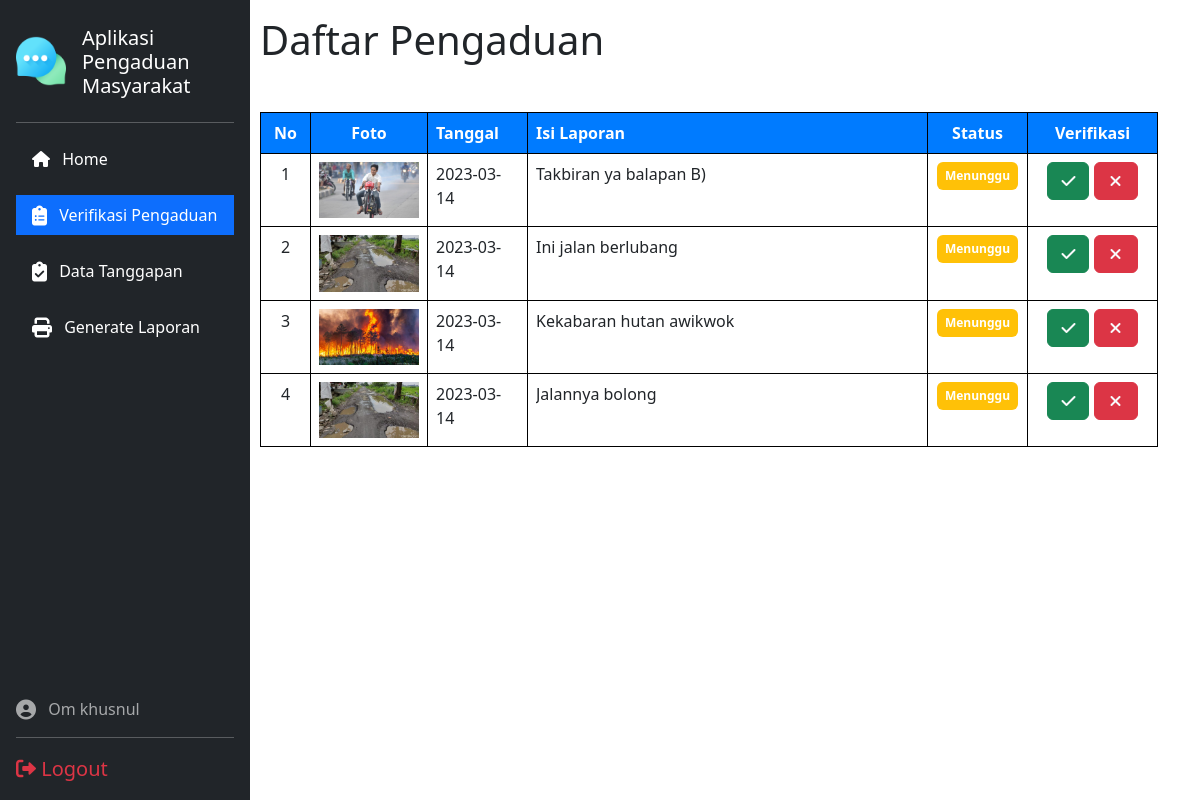
The page /admin/verifikasi.php (signed in) on the database its author committed.
### tables this page shows
CREATE TABLE `pengaduan` (
  `id_pengaduan` int(11) NOT NULL,
  `tgl_pengaduan` date NOT NULL,
  `nik` char(16) NOT NULL,
  `isi_laporan` text NOT NULL,
  `foto` varchar(255) NOT NULL,
  `status` enum('0','proses','selesai','tolak') NOT NULL
);

### functions/query.php (called while the page is built, shortened)
<?php
$conn = mysqli_connect( "localhost", "root", "", "pengaduan_masyarakat" );
function query( $query ) {
    global $conn;
    $result = mysqli_query( $conn, $query );
    $rows = [];
    while ( $row = mysqli_fetch_assoc( $result ) ) {
        $rows[] = $row;
    }
    return $rows;
}

### admin/verifikasi.php (the view, shortened to what this page needs)
<?php
include '../assets/template/header.php';
include '../assets/template/sidebarad.php';
include '../functions/query.php';
$getData = query( "SELECT * FROM pengaduan WHERE status = '0'" );
?>
<div class="container mt-3" style="padding-left: 230px;">
    <?php if ( $getData !== [] ): ?>
    <h1 class="mb-5">Daftar Pengaduan</h1>
    <table class="table table-hover table-bordered">
        <thead class="thead-primary">
            <tr>
                <th class="text-center" style="width: 50px;">No</th>
                <th class="text-center" style="width: 100px;">Foto</th>
                <th style="width: 100px;">Tanggal</th>
                <th>Isi Laporan</th>
                <th class="text-center" style="width: 100px;">Status</th>
                <th class="text-center" style="width: 130px;">Verifikasi</th>
            </tr>
        </thead>
        <tbody>
            <?php $no = 1;?>
            <?php foreach ( $getData as $row ): ?>
            <tr>
                <td class="text-center"><?=$no;?></td>
                <td class="text-center">
                    <img src="../assets/img/upload/<?=$row["foto"]?>" alt="" width="100px">
                </td>
                <td><?=$row["tgl_pengaduan"]?></td>
                <td data-bs-toggle="modal" data-bs-target="#modalDetail<?=$row['id_pengaduan'];?>"
                    style="cursor: pointer;" title="Detail">
                    <p class="d-inline-block text-truncate" style="max-width: 400px;"><?=$row["isi_laporan"]?>
                    </p>
                </td>
                <td class="text-center">
                    <?php if ( $row['status'] == '0' ) {?>
                    <span class="badge bg-warning p-2">Menunggu</span>
                    <?php } else if ( $row['status'] == 'proses' ) {?>
                    <span class="badge bg-primary p-2">Proses</span>
                    <?php } else {?>
                    <span class="badge bg-success p-2">Selesai</span>
                    <?php }?>
                </td>
                <td class="text-center">
                    <a class="btn btn-success text-light" data-bs-toggle="modal"
                        data-bs-target="#modalVerif<?=$row['id_pengaduan'];?>">
                        <i class="fa fa-check"></i>
                    </a>
                    <a class="btn btn-danger text-light" data-bs-toggle="modal"
                        data-bs-target="#modalTolak<?=$row['id_pengaduan'];?>">
                        <i class="fa fa-xmark p-1"></i>
                    </a>
                </td>
            </tr>
            <?php $no++;?>
            <?php endforeach;?>
        </tbody>
    </table>
    <?php endif;?>
</div>
</div>
<?php
include '../assets/template/footer.php';
?>

### assets/css/custom.css (style rules this page uses)
* { margin: 0; padding: 0; box-sizing: border-box; }
.thead-primary { background-color: #007bff; color: white; }
.table-bordered { border-color: black; }

### rows shown on the page
pengaduan: foto (picture), tgl_pengaduan "2023-03-14", isi_laporan "Takbiran ya balapan B)", status "Menunggu"
pengaduan: foto (picture), tgl_pengaduan "2023-03-14", isi_laporan "Ini jalan berlubang", status "Menunggu"
pengaduan: foto (picture), tgl_pengaduan "2023-03-14", isi_laporan "Kekabaran hutan awikwok", status "Menunggu"
pengaduan: foto (picture), tgl_pengaduan "2023-03-14", isi_laporan "Jalannya bolong", status "Menunggu"

### other values the page prints
$_SESSION['nama_petugas'] "Om khusnul"
